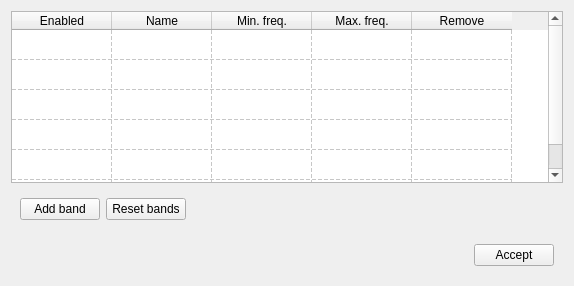
<?xml version="1.0" encoding="UTF-8"?>
<ui version="4.0">
 <class>Form</class>
 <widget class="QWidget" name="Form">
  <property name="geometry">
   <rect>
    <x>0</x>
    <y>0</y>
    <width>574</width>
    <height>286</height>
   </rect>
  </property>
  <property name="windowTitle">
   <string>Form</string>
  </property>
  <layout class="QVBoxLayout" name="verticalLayout">
   <item>
    <widget class="QTableWidget" name="bandsTable">
     <property name="enabled">
      <bool>true</bool>
     </property>
     <property name="font">
      <font>
       <kerning>true</kerning>
      </font>
     </property>
     <property name="lineWidth">
      <number>1</number>
     </property>
     <property name="showDropIndicator" stdset="0">
      <bool>true</bool>
     </property>
     <property name="showGrid">
      <bool>true</bool>
     </property>
     <property name="gridStyle">
      <enum>Qt::DashLine</enum>
     </property>
     <property name="sortingEnabled">
      <bool>false</bool>
     </property>
     <property name="wordWrap">
      <bool>true</bool>
     </property>
     <property name="cornerButtonEnabled">
      <bool>false</bool>
     </property>
     <property name="rowCount">
      <number>6</number>
     </property>
     <property name="columnCount">
      <number>5</number>
     </property>
     <attribute name="horizontalHeaderVisible">
      <bool>true</bool>
     </attribute>
     <attribute name="horizontalHeaderCascadingSectionResizes">
      <bool>false</bool>
     </attribute>
     <attribute name="horizontalHeaderHighlightSections">
      <bool>true</bool>
     </attribute>
     <attribute name="verticalHeaderVisible">
      <bool>false</bool>
     </attribute>
     <attribute name="verticalHeaderHighlightSections">
      <bool>true</bool>
     </attribute>
     <attribute name="verticalHeaderShowSortIndicator" stdset="0">
      <bool>false</bool>
     </attribute>
     <row/>
     <row/>
     <row/>
     <row/>
     <row/>
     <row/>
     <column>
      <property name="text">
       <string>Enabled</string>
      </property>
     </column>
     <column>
      <property name="text">
       <string>Name</string>
      </property>
     </column>
     <column>
      <property name="text">
       <string>Min. freq.</string>
      </property>
     </column>
     <column>
      <property name="text">
       <string>Max. freq.</string>
      </property>
     </column>
     <column>
      <property name="text">
       <string>Remove</string>
      </property>
     </column>
    </widget>
   </item>
   <item>
    <widget class="QWidget" name="buttonContainerTop" native="true">
     <layout class="QHBoxLayout" name="horizontalLayout">
      <item>
       <widget class="QPushButton" name="addButton">
        <property name="text">
         <string>Add band</string>
        </property>
       </widget>
      </item>
      <item>
       <widget class="QPushButton" name="resetButton">
        <property name="text">
         <string>Reset bands</string>
        </property>
       </widget>
      </item>
      <item>
       <spacer name="horizontalSpacer">
        <property name="orientation">
         <enum>Qt::Horizontal</enum>
        </property>
        <property name="sizeHint" stdset="0">
         <size>
          <width>40</width>
          <height>20</height>
         </size>
        </property>
       </spacer>
      </item>
     </layout>
    </widget>
   </item>
   <item>
    <widget class="QWidget" name="buttonContainerDown" native="true">
     <layout class="QHBoxLayout" name="horizontalLayout_2">
      <item>
       <spacer name="horizontalSpacer_2">
        <property name="orientation">
         <enum>Qt::Horizontal</enum>
        </property>
        <property name="sizeHint" stdset="0">
         <size>
          <width>40</width>
          <height>20</height>
         </size>
        </property>
       </spacer>
      </item>
      <item>
       <widget class="QPushButton" name="acceptButton">
        <property name="sizePolicy">
         <sizepolicy hsizetype="Minimum" vsizetype="Expanding">
          <horstretch>0</horstretch>
          <verstretch>0</verstretch>
         </sizepolicy>
        </property>
        <property name="text">
         <string>Accept</string>
        </property>
       </widget>
      </item>
     </layout>
    </widget>
   </item>
  </layout>
 </widget>
 <resources/>
 <connections/>
</ui>
